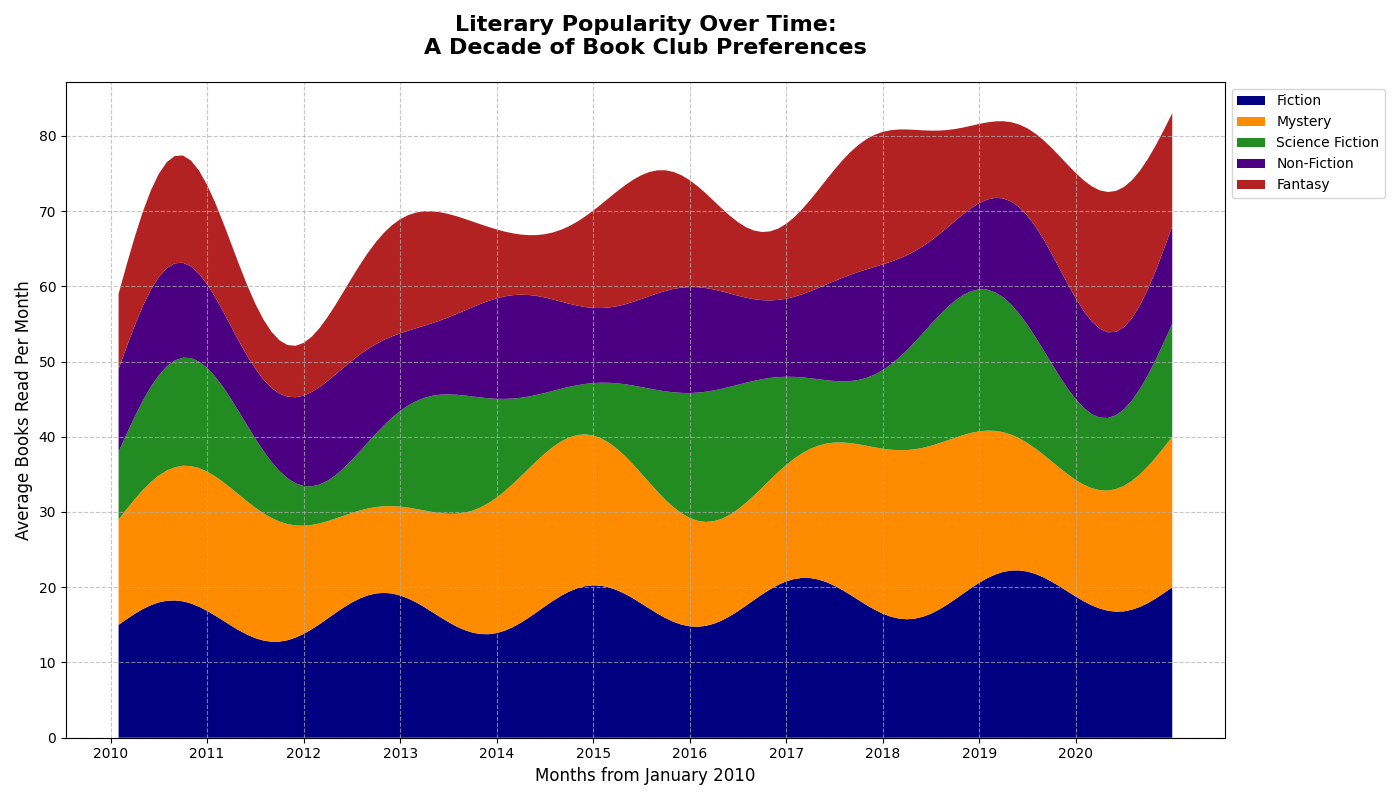

This figure's Python source:
import numpy as np
import matplotlib.pyplot as plt

# Define the time period: months over 11 years (2010-2020)
months = np.arange(1, 133)  # 11 years * 12 months each

# Define genres
genres = ['Fiction', 'Mystery', 'Science Fiction', 'Non-Fiction', 'Fantasy']

# Create artificial data for each genre
fiction = 15 + 3 * np.sin(np.linspace(0, 10 * np.pi, 132)) + np.linspace(0, 5, 132)
mystery = 12 + 4 * np.sin(np.linspace(0, 6 * np.pi, 132)) + np.linspace(2, 8, 132)
science_fiction = 8 + 5 * np.sin(np.linspace(0, 8 * np.pi, 132)) + np.linspace(1, 7, 132)
non_fiction = 10 + 2 * np.sin(np.linspace(0, 12 * np.pi, 132)) + np.linspace(1, 3, 132)
fantasy = 9 + 4 * np.sin(np.linspace(0, 9 * np.pi, 132)) + np.linspace(1, 6, 132)

# Stack the data for area plotting
data = np.vstack([fiction, mystery, science_fiction, non_fiction, fantasy])

# Create the stacked area chart with new colors
plt.figure(figsize=(14, 8))
plt.stackplot(months, data, labels=genres, colors=['navy', 'darkorange', 'forestgreen', 'indigo', 'firebrick'])

# Define plot details
plt.title("Literary Popularity Over Time:\nA Decade of Book Club Preferences", fontsize=16, weight='bold', pad=20)
plt.xlabel("Months from January 2010", fontsize=12)
plt.ylabel("Average Books Read Per Month", fontsize=12)

# Set x-ticks for each year
plt.xticks(np.arange(0, 132, step=12), 
           ['2010', '2011', '2012', '2013', '2014', '2015', '2016', '2017', '2018', '2019', '2020'], fontsize=10)
plt.yticks(fontsize=10)

# Adding a legend outside the plot
plt.legend(loc='upper left', fontsize=10, bbox_to_anchor=(1, 1))

# Adding grid lines for better readability
plt.grid(True, linestyle='--', alpha=0.7)

# Automatically adjust layout to prevent text from being cut off
plt.tight_layout()

# Show the plot
plt.show()
